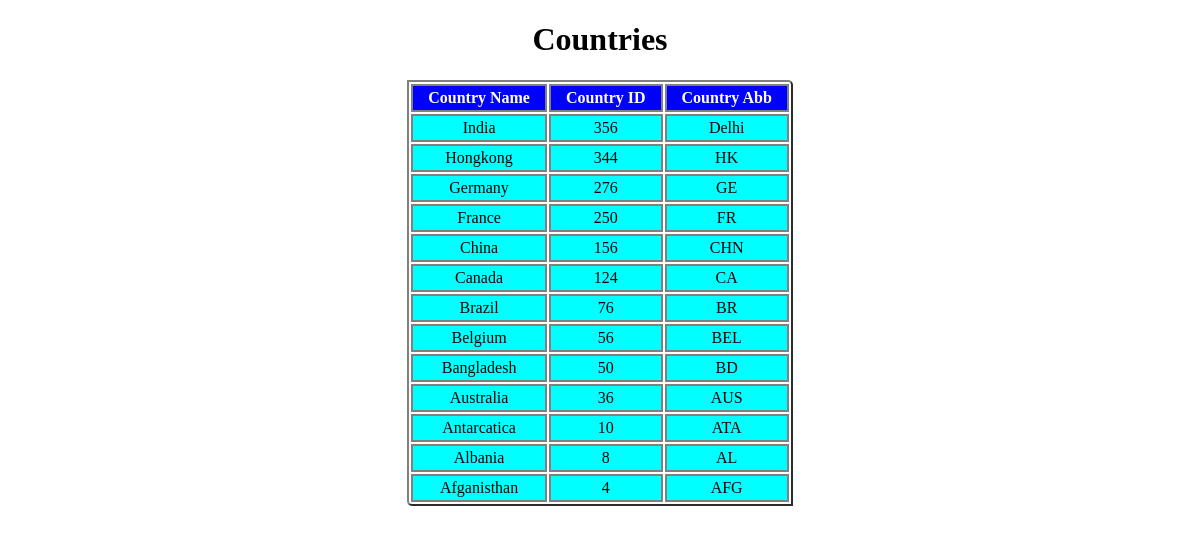
The page /display_country/ on the database as committed earlier.
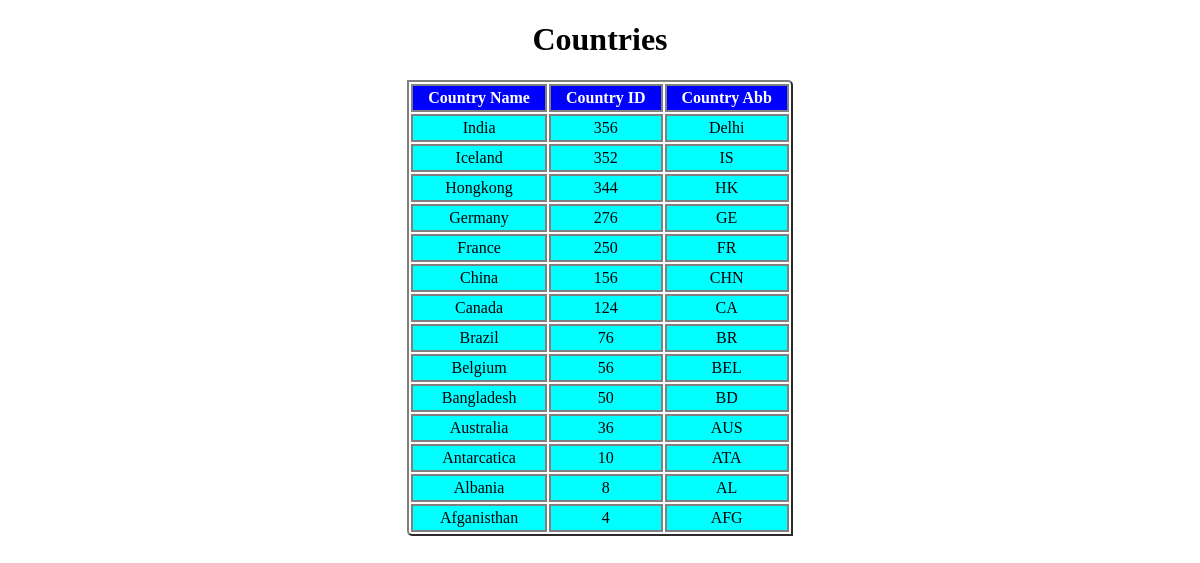
The same page on the database as committed later.
### app/models.py (models this page shows, shortened)
class Country(models.Model):
    cou_name=models.CharField(max_length=30,primary_key=True)
    cou_id=models.IntegerField()
    cou_abb=models.CharField(max_length=10)

### app/views.py (the view)
# urls.py: path('display_country/',display_country,name='display_country'),
def display_country(request):
    LCO=Country.objects.all()
    LCO=Country.objects.all()[0:4:1]
    LCO=Country.objects.all().order_by('cou_name')
    LCO=Country.objects.all().order_by('-cou_name')
    LCO=Country.objects.exclude(cou_name='India')
    LCO=Country.objects.all().order_by('-cou_id')
    dic={'LCO':LCO}
    return render(request,'display_country.html',dic)

### templates/display_country.html (shortened to what this page needs)
<!DOCTYPE html>
<html lang="en">
<head>
</head>
<body>
    <center>
        <h1>Countries</h1>
        <table border="2px solid black">
            <thead>
                <th>Country Name</th>
                <th>Country ID</th>
                <th>Country Abb</th>
            </thead>
            <tbody>
                {% for CO in LCO %}
                <tr>
                    <td>{{CO.cou_name}}</td>
                    <td>{{CO.cou_id}}</td>
                    <td>{{CO.cou_abb}}</td>
                </tr>
                {% endfor %}
            </tbody>
        </table>
    </center>
</body>
</html>

Rows that differ between the two databases and show on the page:
added Country: cou_name "Iceland", cou_id "352", cou_abb "IS"
